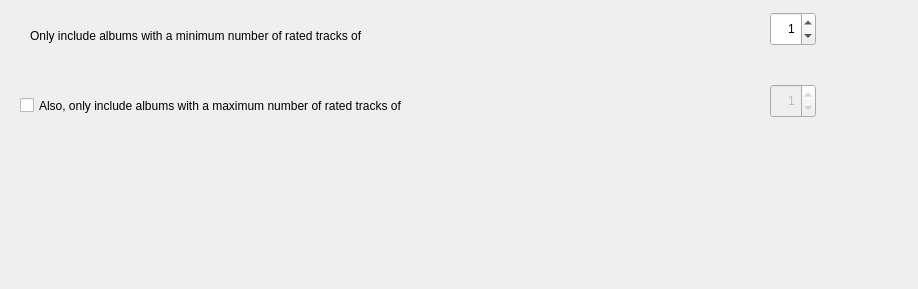
<?xml version="1.0" encoding="UTF-8"?>
<ui version="4.0">
 <class>muzeRaterFilterByRatedWizardPage</class>
 <widget class="QWizardPage" name="muzeRaterFilterByRatedWizardPage">
  <property name="geometry">
   <rect>
    <x>0</x>
    <y>0</y>
    <width>918</width>
    <height>289</height>
   </rect>
  </property>
  <property name="windowTitle">
   <string>WizardPage</string>
  </property>
  <property name="title">
   <string>Filter albums by rated tracks</string>
  </property>
  <property name="subTitle">
   <string>Set a minimum and, optionally, a maximum number of rated tracks. A minimum of &quot;1&quot;  excludes albums with no rated tracks. A maximum of &quot;0&quot; includes only albums with no rated tracks (this might be useful to see which albums have not been rated).</string>
  </property>
  <widget class="QSpinBox" name="maxRatedTracksFilterSpinBox">
   <property name="enabled">
    <bool>false</bool>
   </property>
   <property name="geometry">
    <rect>
     <x>770</x>
     <y>84</y>
     <width>46</width>
     <height>34</height>
    </rect>
   </property>
   <property name="alignment">
    <set>Qt::AlignRight|Qt::AlignTrailing|Qt::AlignVCenter</set>
   </property>
   <property name="minimum">
    <number>0</number>
   </property>
   <property name="maximum">
    <number>999</number>
   </property>
   <property name="value">
    <number>1</number>
   </property>
  </widget>
  <widget class="QCheckBox" name="hasMaxRatedTracksFilterCheckBox">
   <property name="geometry">
    <rect>
     <x>20</x>
     <y>90</y>
     <width>721</width>
     <height>31</height>
    </rect>
   </property>
   <property name="text">
    <string>Also, only include albums with a maximum number of rated tracks of</string>
   </property>
  </widget>
  <widget class="QSpinBox" name="minRatedTracksFilterSpinBox">
   <property name="geometry">
    <rect>
     <x>770</x>
     <y>12</y>
     <width>46</width>
     <height>34</height>
    </rect>
   </property>
   <property name="alignment">
    <set>Qt::AlignRight|Qt::AlignTrailing|Qt::AlignVCenter</set>
   </property>
   <property name="minimum">
    <number>0</number>
   </property>
   <property name="maximum">
    <number>999</number>
   </property>
   <property name="value">
    <number>1</number>
   </property>
  </widget>
  <widget class="QLabel" name="minRatedTracksFilterLabel">
   <property name="geometry">
    <rect>
     <x>30</x>
     <y>20</y>
     <width>721</width>
     <height>31</height>
    </rect>
   </property>
   <property name="text">
    <string>Only include albums with a minimum number of rated tracks of</string>
   </property>
  </widget>
 </widget>
 <tabstops>
  <tabstop>minRatedTracksFilterSpinBox</tabstop>
  <tabstop>hasMaxRatedTracksFilterCheckBox</tabstop>
  <tabstop>maxRatedTracksFilterSpinBox</tabstop>
 </tabstops>
 <resources/>
 <connections/>
</ui>
